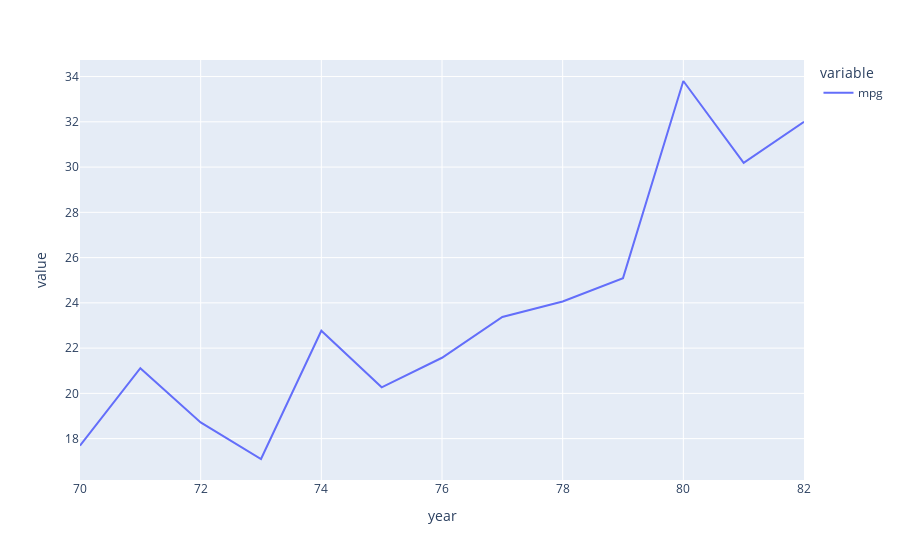

Notebook code cell kept with this figure:
### Code cell
px.line(yearly_mpg)

### Figure 1 — Plotly figure (JSON) as saved in the notebook; plotly's stock layout.template omitted (floating-point values rounded to 4 significant figures)
{"data": [{"hovertemplate": "variable=mpg<br>year=%{x}<br>value=%{y}<extra></extra>", "legendgroup": "mpg", "line": {"color": "#636efa", "dash": "solid"}, "mode": "lines", "name": "mpg", "orientation": "v", "showlegend": true, "type": "scatter", "x": [70, 71, 72, 73, 74, 75, 76, 77, 78, 79, 80, 81, 82], "xaxis": "x", "y": [17.69, 21.11, 18.71, 17.1, 22.77, 20.27, 21.57, 23.38, 24.06, 25.09, 33.8, 30.19, 32], "yaxis": "y"}], "layout": {"autosize": true, "legend": {"title": {"text": "variable"}, "tracegroupgap": 0}, "margin": {"t": 60}, "xaxis": {"anchor": "y", "autorange": true, "domain": [0, 1], "range": [70, 82], "title": {"text": "year"}, "type": "linear"}, "yaxis": {"anchor": "x", "autorange": true, "domain": [0, 1], "range": [16.17, 34.73], "title": {"text": "value"}, "type": "linear"}}}
